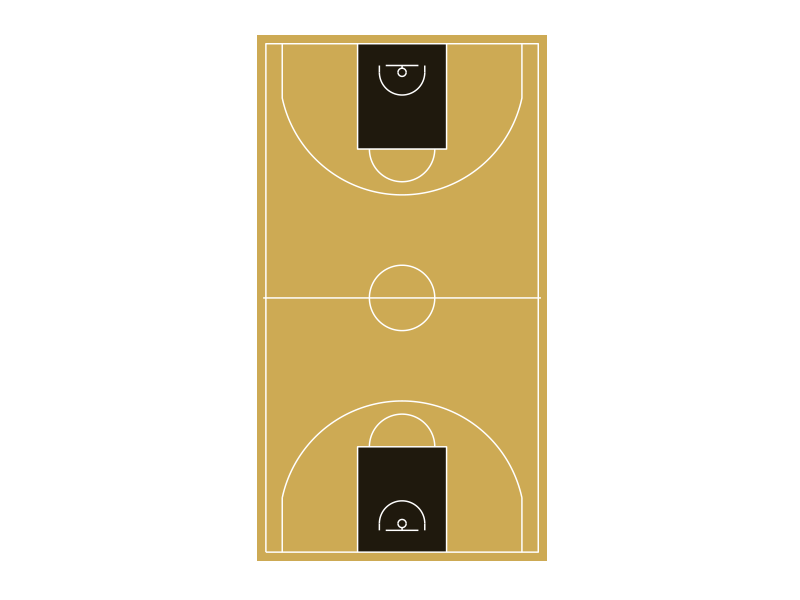

Reproduce this figure in R.
library('ggplot2')
library('ggthemes')

ggplot(data=data.frame(x=1,y=1),aes(x,y))+
  ###floor:
  geom_rect(aes(xmin = -0.5, xmax = 15.5, ymin = -14.5, ymax = 14.5),fill = "darkgoldenrod", alpha = 0.7) +
  geom_rect(aes(xmin = 5.05, xmax = 9.95, ymin = 8.2, ymax = 14),fill = "black", alpha = 0.85) +
  geom_rect(aes(xmin = 5.05, xmax = 9.95, ymin = -14, ymax = -8.2),fill = "black", alpha = 0.85) +
  ###court:
  geom_path(data=data.frame(x=c(0,0,15,15,0),y=c(-14,14,14,-14,-14)), colour = "white")+
  ###centre circle:
  geom_path(data=data.frame(x=c(-1800:(-1)/1000,1:1800/1000)+7.5,y=c(sqrt(1.8^2-c(-1800:(-1)/1000,1:1800/1000)^2))),aes(x=x,y=y), colour = "white")+
  geom_path(data=data.frame(x=c(-1800:(-1)/1000,1:1800/1000)+7.5,y=c(-sqrt(1.8^2-c(-1800:(-1)/1000,1:1800/1000)^2))),aes(x=x,y=y), colour = "white")+
  ###centre line:
  geom_path(data=data.frame(x=c(-0.15,15.15),y=c(0,0)), colour = "white")+
  ###three point arcs:
  geom_path(data=data.frame(x=c(-6600:(-1)/1000,1:6600/1000)+7.5,y=c(12.425-sqrt(6.75^2-c(-6600:(-1)/1000,1:6600/1000)^2))),aes(x=x,y=y), colour = "white")+
  geom_path(data=data.frame(x=c(-6600:(-1)/1000,1:6600/1000)+7.5,y=c(-12.425+sqrt(6.75^2-c(-6600:(-1)/1000,1:6600/1000)^2))),aes(x=x,y=y), colour = "white")+
  ###three point lines:
  geom_path(data=data.frame(x=c(0.9,0.9),y=c(14,11)), colour = "white")+
  geom_path(data=data.frame(x=c(14.1,14.1),y=c(14,11)), colour = "white")+
  geom_path(data=data.frame(x=c(0.9,0.9),y=c(-14,-11)), colour = "white")+
  geom_path(data=data.frame(x=c(14.1,14.1),y=c(-14,-11)), colour = "white")+
  ###backboards:
  geom_path(data=data.frame(x=c(6.6,8.4),y=c(12.8,12.8)), colour = "white")+
  geom_path(data=data.frame(x=c(7.5,7.5),y=c(12.8,12.65)), colour = "white")+
  geom_path(data=data.frame(x=c(6.6,8.4),y=-c(12.8,12.8)), colour = "white")+
  geom_path(data=data.frame(x=c(7.5,7.5),y=-c(12.8,12.65)), colour = "white")+
  ###baskets:
  geom_path(data=data.frame(x=7.5+c(-225:(-1)/1000,1:225/1000),y=c(sqrt(0.225^2-c(-225:(-1)/1000,1:225/1000)^2))+12.425),aes(x=x,y=y), colour = "white")+
  geom_path(data=data.frame(x=7.5+c(-225:(-1)/1000,1:225/1000),y=-c(sqrt(0.225^2-c(-225:(-1)/1000,1:225/1000)^2))+12.425),aes(x=x,y=y), colour = "white")+
  geom_path(data=data.frame(x=7.5+c(-225:(-1)/1000,1:225/1000),y=c(sqrt(0.225^2-c(-225:(-1)/1000,1:225/1000)^2))-12.425),aes(x=x,y=y), colour = "white")+
  geom_path(data=data.frame(x=7.5+c(-225:(-1)/1000,1:225/1000),y=-c(sqrt(0.225^2-c(-225:(-1)/1000,1:225/1000)^2))-12.425),aes(x=x,y=y), colour = "white")+
  ###lane box:
  geom_path(data=data.frame(x=c(5.05,5.05,9.95,9.95),y=c(14,8.2,8.2,14)), colour = "white")+
  geom_path(data=data.frame(x=c(5.05,5.05,9.95,9.95),y=-c(14,8.2,8.2,14)), colour = "white")+
  ###free throw arc:
  geom_path(data=data.frame(x=c(-1800:(-1)/1000,1:1800/1000)+7.5,y=c(8.2-sqrt(1.8^2-c(-1800:(-1)/1000,1:1800/1000)^2))),aes(x=x,y=y), colour = "white")+
  geom_path(data=data.frame(x=c(-1800:(-1)/1000,1:1800/1000)+7.5,y=-c(8.2-sqrt(1.8^2-c(-1800:(-1)/1000,1:1800/1000)^2))),aes(x=x,y=y), colour = "white")+
  ###no-charge arc:
  geom_path(data=data.frame(x=c(-1250:(-1)/1000,1:1250/1000)+7.5,y=c(-sqrt(1.25^2-c(-1250:(-1)/1000,1:1250/1000)^2))+12.425),aes(x=x,y=y), colour = "white")+
  geom_path(data=data.frame(x=c(6.25,6.25),y=c(12.8,12.425)), colour = "white")+
  geom_path(data=data.frame(x=c(8.75,8.75),y=c(12.8,12.425)), colour = "white")+
  geom_path(data=data.frame(x=c(-1250:(-1)/1000,1:1250/1000)+7.5,y=c(sqrt(1.25^2-c(-1250:(-1)/1000,1:1250/1000)^2))-12.425),aes(x=x,y=y), colour = "white")+
  geom_path(data=data.frame(x=c(6.25,6.25),y=-c(12.8,12.425)), colour = "white")+
  geom_path(data=data.frame(x=c(8.75,8.75),y=-c(12.8,12.425)), colour = "white")+
  ###fix aspect ratio to 1:1:
  coord_fixed() +
  ###remove all non-geom elements:
  theme_solid()
